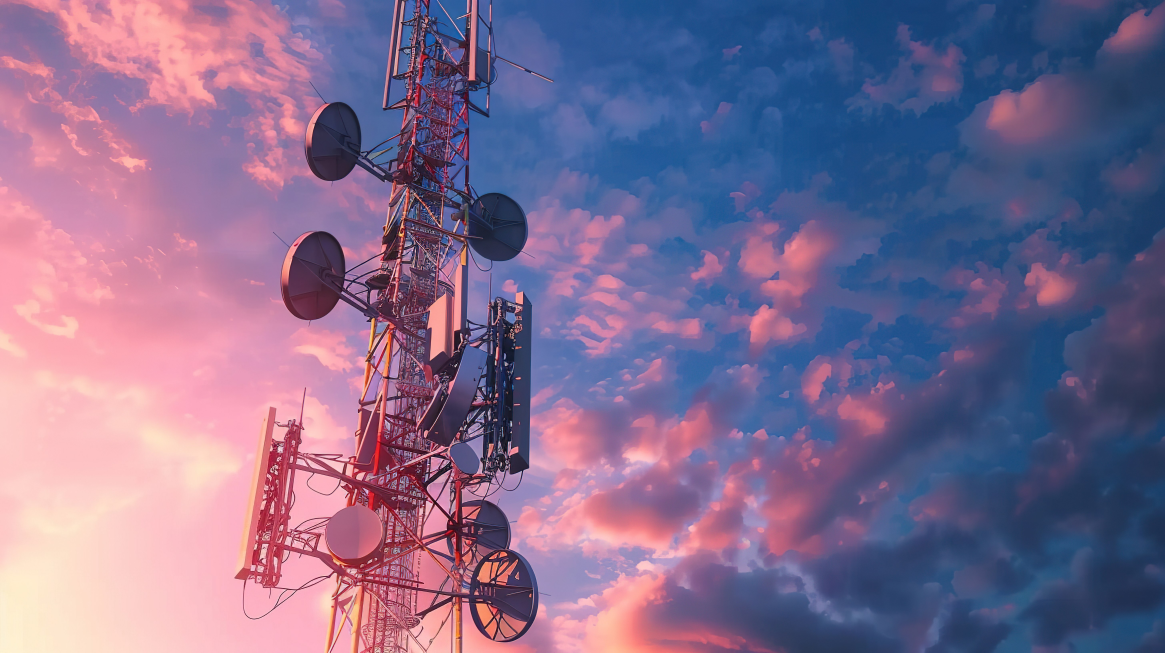
#> input picture configs/wallpaper/tower.png, 5824 x 3264 px (shown at 1/5 size)
$ python -i wallpaper-render.py   (imports and definitions only)
#> lines starting #> are read from the running program, lines starting #| are printed output that depends on the picture
#!/usr/bin/env python3
# wallpaper-render.py - composes the bench wallpaper (1920x1080).
#
#   python3 wallpaper-render.py --tower configs/wallpaper/tower.png \
#           [--strip calvin.gif] [--date 2026-09-04] --out gsm-lab-wallpaper.png
#
# Layout, designed so that nothing overlaps on the screen:
#
#   +--------+------------------------------------------+-------------------+
#   | dock + | LAB GSM card (x 320..1430, y 60..560)    | conky (400 px,    |
#   | desktop|                                          | gap 24, y 40..660)|
#   | icons  | inset (x 510..1410, CENTRED, y 220..1010)|                   |
#   | (top   |   top   : random geek comic / 4G spectrum|                   |
#   | left)  |   bottom: Calvin & Hobbes / 2G spectrum  |                   |
#   +--------+------------------------------------------+-------------------+
#
# The pylon of the photo is in the MIDDLE (see background/TOWER_X): both
# panels are translucent and let it show through.
# The two side columns only receive the photo. On the left (x < 320): the
# GNOME dock (~70 px) then the desktop icons, top left (DING, start-corner
# top-left, ~100 px cells). On the right (x >= 1440): conky (top_right,
# gap_x 24, 400 px wide, cf. configs/conky/osmo-conky.conf).
#
# Without --strip (no network at build time, or at boot), the strip area
# stays empty: the wallpaper is complete without it. The strip of the day is
# placed by tools/osmo-wallpaper.sh (osmo-wallpaper service + timer).
#
# Depends only on Pillow (python3-pil) and the DejaVu fonts (fonts-dejavu),
# present on the image as on the host.

# THE INSET IS CENTRED, IN TWO FRAMES. The box (510, 220, 1410, 1010), i.e.
# 900x790, is CENTRED on the 1920 px (510 + 900/2 = 960) and stops before
# x=1440, where the conky column starts. It is split into two frames of 391 px
# separated by 8 px: the top one carries a randomly drawn geek comic (and the
# srsRAN UE spectrum when it runs), the bottom one Calvin & Hobbes (and the
# 2G spectrum). It overlaps the LAB GSM top zone (osmo-topzone.py,
# y 60..~400): intended, the banner stays a backdrop behind it.
# THE FOUR FILES THAT KNOW THIS BOX MUST STAY IN AGREEMENT:
#   tools/wallpaper-render.py  (the two frames drawn in the wallpaper)
#   tools/osmo-fft-snap.py     (the 900x790 image painted into it)
#   tools/osmo-panel.py        (the clickable GTK window placed on top)
#   tools/osmo-launcher.py     (where an app launched "in the panel" docks)
BOX_HAUT = (510, 220, 1410, 611)
BOX_BAS = (510, 619, 1410, 1010)
import argparse
import datetime
import os
import sys

from PIL import Image, ImageChops, ImageDraw, ImageEnhance, ImageFilter, ImageFont

W, H = 1920, 1080
FONT_DIR = "/usr/share/fonts/truetype/dejavu"


# [5 lines left out: function font, not called in this run]


def lerp(a, b, t):
    return tuple(int(a[i] + (b[i] - a[i]) * t) for i in range(3))


def gradient_h(w, h, stops):
    """Horizontal band w x h, gradient between the `stops` colours."""
    img = Image.new("RGB", (w, h))
    px = img.load()
    n = len(stops) - 1
    for x in range(w):
        t = x / max(1, w - 1) * n
        i = min(int(t), n - 1)
        c = lerp(stops[i], stops[i + 1], t - i)
        for y in range(h):
            px[x, y] = c
    return img


def rounded(draw, box, r, fill=None, outline=None, width=1):
    draw.rounded_rectangle(box, radius=r, fill=fill, outline=outline, width=width)


# ── ERASING THE PHOTO'S DEFECTS ─────────────────────────────────────────────
# A backlit phone photo carries three marks, obvious once the pylon is in the
# middle and enlarged:
#
#   1. A MAGENTA VEIL. The sun in the lens throws a purplish diagonal halo
#      across the sky - a diaphragm ghost. On a night-blue background it reads
#      as a dirty streak.
#   2. CHROMATIC FRINGING. Dark uprights against a burnt sky take a purple
#      edge (lateral aberration). The sharpening that follows would REINFORCE
#      it: the defect gets sharpened along with the detail.
#   3. JPEG BLOCKING. The sky is a nearly flat gradient: exactly what JPEG
#      renders worst (8x8 squares and bands). Enlargement spreads them into
#      visible plates.
#
# Three targeted corrections, in this order - and BEFORE sharpening, otherwise
# what is about to be erased gets sharpened first.
#
# OSMO_WP_CLEAN=1 enables them (off by default, see below).
def nettoyer_photo(im):
    """Magenta defringing + sky smoothing, without touching the lattice."""
    # DEFAULT: DO NOTHING. This cleanup suits a backlit phone photo with flare,
    # fringing and JPEG blocking. The current photo is clean, and above all it
    # is PINK: a sunset sky, where green legitimately sits below the mean of
    # red and blue over half the image. The magenta correction would see a
    # defect everywhere and REPAINT THE SKY grey. The code stays, documented:
    # OSMO_WP_CLEAN=1 turns it on for a photo that needs it.
    if os.environ.get("OSMO_WP_CLEAN", "0") != "1":
        return im

    # ── 1 and 2. THE MAGENTA, VEIL AND FRINGES, IN ONE GESTURE ──────────────
    # A sky has R < G < B. The flare halo and the fringing share the same
    # signature: GREEN falls below the mean of red and blue (the definition
    # of magenta). Green is therefore raised up to that mean wherever it sits
    # below it. Nothing in the scene (sky and steel) is legitimately magenta,
    # so nothing legitimate is touched. A one-pass correction, no mask to tune.
    r, g, b = im.split()
    moy = ImageChops.add(r.point(lambda v: v // 2), b.point(lambda v: v // 2))
    g = ImageChops.lighter(g, moy)
    im = Image.merge("RGB", (r, g, b))

    # ── 3. THE SKY SMOOTHED, THE LATTICE INTACT ─────────────────────────────
    # The whole image cannot be blurred: the pylon would lose what the
    # sharpening gives it right after. So a DETAIL mask is built - the
    # difference between the image and its blurred version, i.e. the edges -
    # widened (MaxFilter) to cover the borders, then softened so that the
    # transition does not show. The blur is applied only WHERE THERE IS NO
    # DETAIL: the sky, and the sky alone.
    flou = im.filter(ImageFilter.GaussianBlur(2.2))
    gris = im.convert("L")
    ecart = ImageChops.difference(gris, gris.filter(ImageFilter.GaussianBlur(2.2)))
    masque = ecart.point(lambda v: 255 if v > 4 else 0)
    masque = masque.filter(ImageFilter.MaxFilter(5)).filter(ImageFilter.GaussianBlur(1.6))
    return Image.composite(im, flou, masque)


# ── WHERE THE PYLON LANDS ON THE SCREEN ─────────────────────────────────────
# The photo is anchored on the PYLON, not on the sun: the mast column of the
# source photo (TOWER_SRC) is brought to TOWER_X (0.62: between the LAB GSM
# card and the conky column - the exact centre, 0.5, would enlarge the photo
# too much and push the sun out of frame). The panels placed there are
# translucent, so the pylon reads through them.
#
# THE SCALE IS DERIVED FROM THE WANTED POSITION, not simply "cover the
# screen": the smallest scale that puts the pylon in place WITHOUT a gap on
# either side. The mirrored edge below is only a safety net for a photo with
# a different framing.
# x of the mast, and reference size of configs/wallpaper/tower.jpg.
# The mast sits at 34.2 % of the width, measured by looking for the most
# STRUCTURED column of the central band (sum of image-minus-blur detail,
# column by column). The ratio is what matters: background() rescales it to
# the real file size, so replacing the photo only requires this line.
# The photo is used AS IS, in PNG, at its native resolution (5824x3264): the
# render DOWNSCALES it anyway (scale ~0.57 to place the mast), and downscaling
# from full resolution gives a better result than downscaling twice.
TOWER_SRC = (1992, 5824, 3264)
TOWER_X = float(os.environ.get("OSMO_WP_TOWER_X", "0.62"))


def background(tower_path, tower_x=None, sun_y_at=984):
    """The photo as background: the pylon IN THE MIDDLE (tower_x, fraction of
    the screen width; TOWER_X by default). Darkened at the centre (the panels
    sit on top) and tinted night blue."""
#> called with tower_path = '../configs/wallpaper/tower.png', sun_y_at = 984
    tower = nettoyer_photo(Image.open(tower_path).convert("RGB"))
#> tower is the input picture: PIL image 5824x3264 RGB; mean R, G, B 128.5, 108.9, 143.9
    tw, th = tower.size
#> tw = 5824; th = 3264
    src_x, ref_w, _ref_h = TOWER_SRC
    # The mast reference follows the real file size: a photo replaced by
    # another of the same framing stays correct.
    src_x = src_x * tw / ref_w
#> src_x = 1992
    target = (TOWER_X if tower_x is None else tower_x) * W
    # Three constraints: cover the height, and overflow neither left nor
    # right once the mast is brought to `target`.
    scale = max(H / th,
                target / max(src_x, 1),
                (W - target) / max(tw - src_x, 1))
#> scale = 0.598
    tower = tower.resize((int(tw * scale) + 1, int(th * scale) + 1), Image.LANCZOS)
#> tower: PIL image 3481x1951 RGB
    # ── SHARPENING THE PYLON ────────────────────────────────────────────────
    # The pylon is a dark silhouette against a bright sky; three gestures, in
    # this order, and not one more:
    #   1. a wide, soft unsharp mask: it gives back the edge of the uprights
    #      and the braces without digging into the grain of the sky;
    #   2. the contrast, slightly: the silhouette stands out from the halo;
    #   3. the sharpness, a hair: the cables and the antenna panels.
    # Applied BEFORE the tint and the darkening: sharpening afterwards would
    # sharpen a blue veil, not the photo.
    #
    # The three values scale with OSMO_WP_SHARPEN (0 disables them): on
    # another photo, or a very dense screen, the right dose is not the same,
    # and an over-sharpened image is worse than a soft one. The default 0.45
    # is a light touch: the photo is DOWNSCALED by the render, and downscaling
    # already sharpens; a stronger value gives halos on the guy wires and a
    # grainy sky.
    _shp = float(os.environ.get("OSMO_WP_SHARPEN", "0.45"))
    if _shp > 0:
        tower = tower.filter(ImageFilter.UnsharpMask(radius=2.4 * _shp,
                                                    percent=int(135 * _shp), threshold=3))
        tower = ImageEnhance.Contrast(tower).enhance(1 + 0.16 * _shp)
        tower = ImageEnhance.Sharpness(tower).enhance(1 + 0.35 * _shp)
    x0 = int(round(src_x * scale - target))
#> x0 = 0
    x0 = max(0, min(x0, tower.width - W))
    # Vertically, the sun stays where it was: bottom left of the strip.
    sun_y = int(600 * scale * th / _ref_h)
#> sun_y = 358
    y0 = max(0, min(sun_y - sun_y_at, tower.height - H))
#> y0 = 0
    bg = Image.new("RGB", (W, H))
#> bg: PIL image 1920x1080 RGB; every value is 0
    part = tower.crop((x0, y0, min(tower.width, x0 + W), y0 + H))
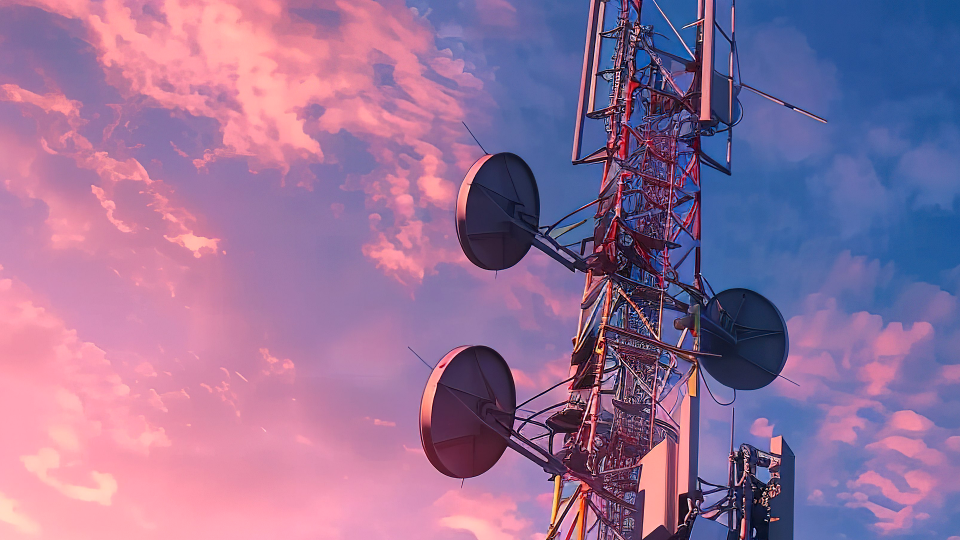
#> part: PIL image 1920x1080 RGB (shown at 1/2 size); mean R, G, B 149.6, 113.6, 153.4
    bg.paste(part, (0, 0))
    gap = W - part.width
#> gap = 0
    if gap > 0:
        # Should not happen (the scale is computed for it), but a photo with
        # another framing could force it: mirror of the edge, flat sky.
        edge = tower.crop((tower.width - gap, y0, tower.width, y0 + H)).transpose(Image.FLIP_LEFT_RIGHT)
        bg.paste(edge, (part.width, 0))
    # Night-blue tint + darkening: the pylon is at the centre, hence UNDER
    # both panels - they are translucent, it must show through without
    # turning the text grey. Hence a soft (70), symmetric darkening at the
    # centre.
    tint = Image.new("RGB", (W, H), (10, 18, 40))
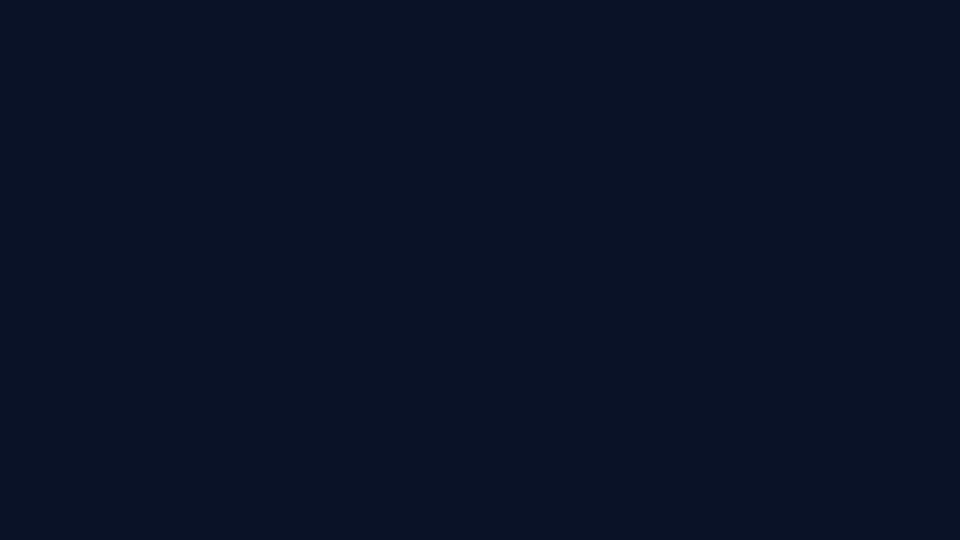
#> tint: PIL image 1920x1080 RGB (shown at 1/2 size); mean R, G, B 10, 18, 40
    bg = Image.blend(bg, tint, 0.18)
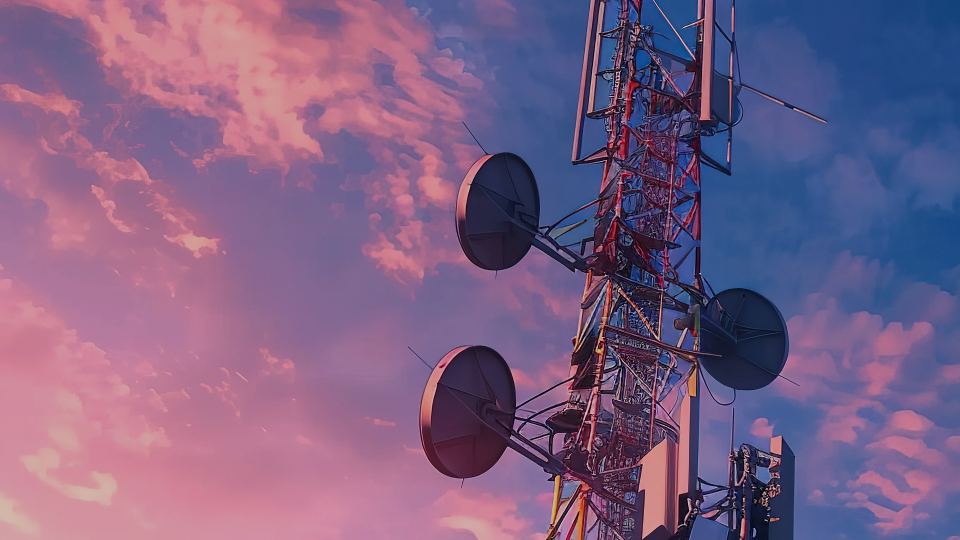
#> bg: PIL image 1920x1080 RGB (shown at 1/2 size); mean R, G, B 123.9, 95.9, 132.5
    mask = gradient_h(W, 1, [(0, 0, 0), (70, 70, 70), (70, 70, 70), (0, 0, 0)]).resize((W, H))
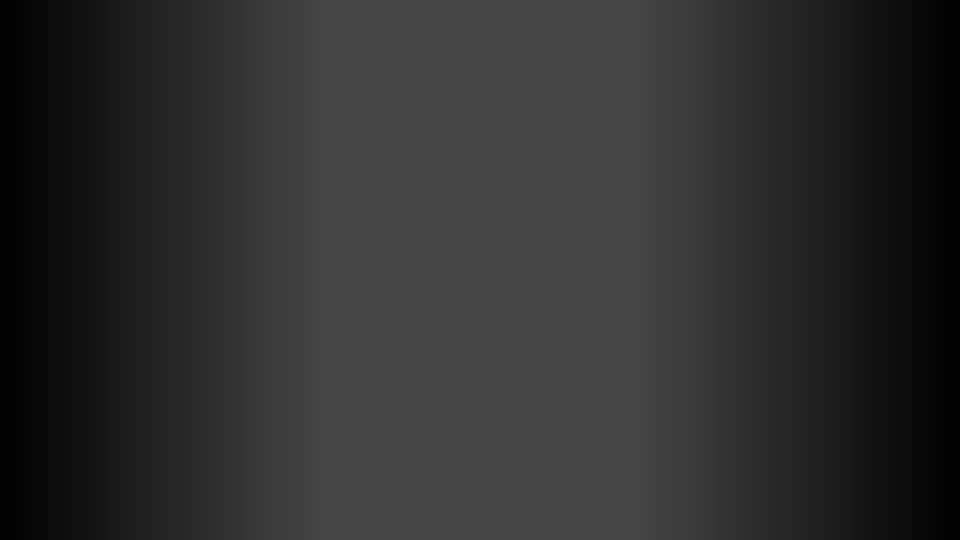
#> mask: PIL image 1920x1080 RGB (shown at 1/2 size); min 0, max 70, mean 46.3
    dark = Image.new("RGB", (W, H), (6, 10, 24))
    bg = Image.composite(dark, bg, mask.convert("L"))
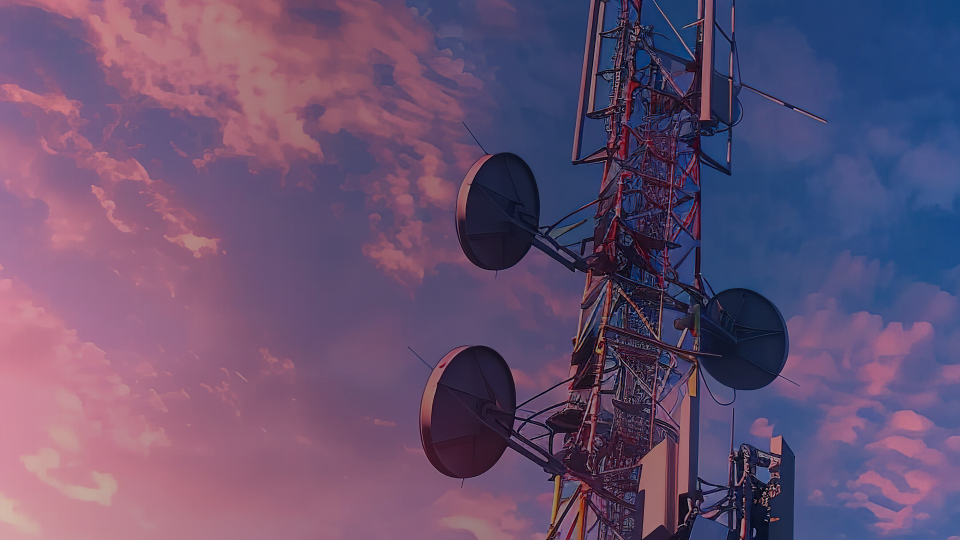
#> bg: PIL image 1920x1080 RGB (shown at 1/2 size); mean R, G, B 102.9, 81, 113.7
    return bg


# [213 lines left out: functions glass_panel, gradient_text, card, strip_panel, main, not called in this run]


# [2 lines not run here, left out]

>>> result = background('../configs/wallpaper/tower.png')

$ run again, on configs/wallpaper/tower.jpg
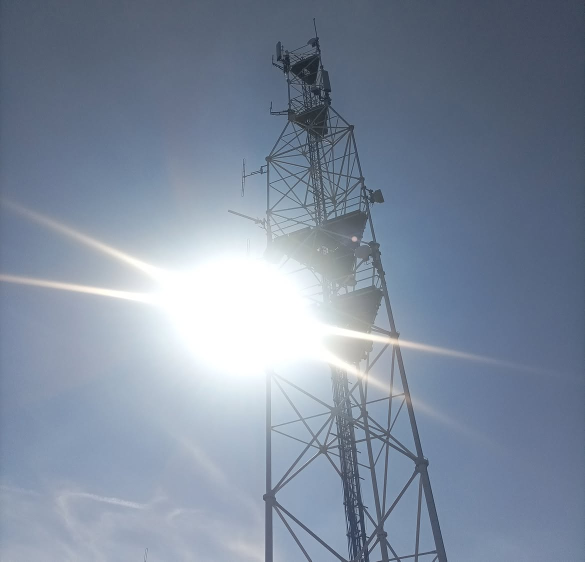
#> input picture configs/wallpaper/tower.jpg, 1170 x 1123 px (shown at 1/2 size)
#> in background, tower is the input picture: PIL image 1170x1123 RGB; mean R, G, B 127.2, 140.1, 158.6
#> in background, `part = tower.crop((x0, y0, min(tower.width, x0 + W), y0 + H))`:
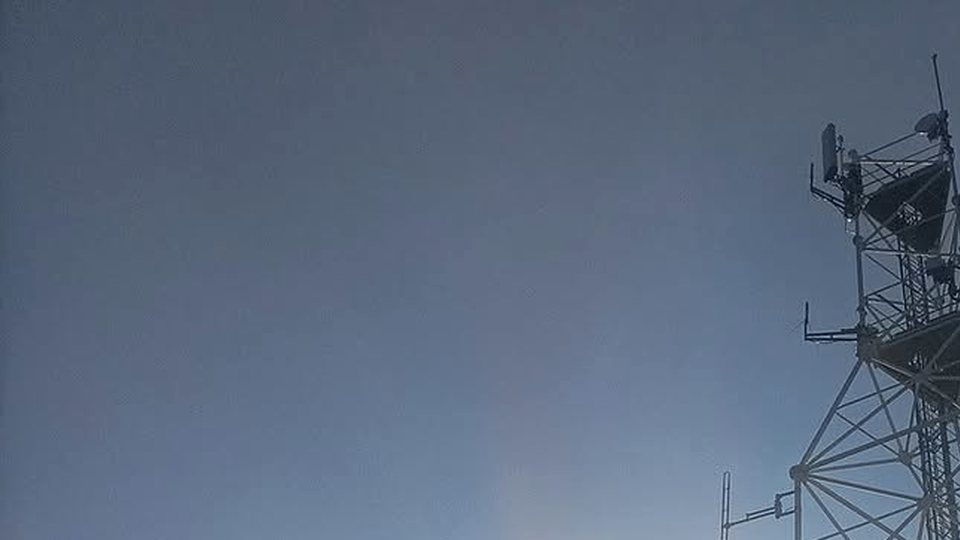
#> part: PIL image 1920x1080 RGB (shown at 1/2 size); mean R, G, B 90.2, 104.6, 126
#> in background, `bg = Image.composite(dark, bg, mask.convert("L"))`:
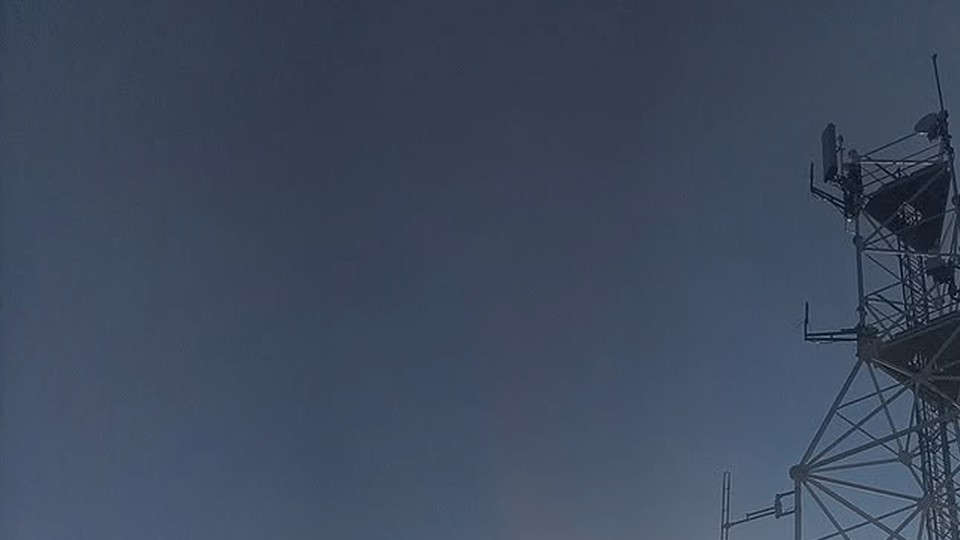
#> bg: PIL image 1920x1080 RGB (shown at 1/2 size); mean R, G, B 62.1, 73.6, 93.6
